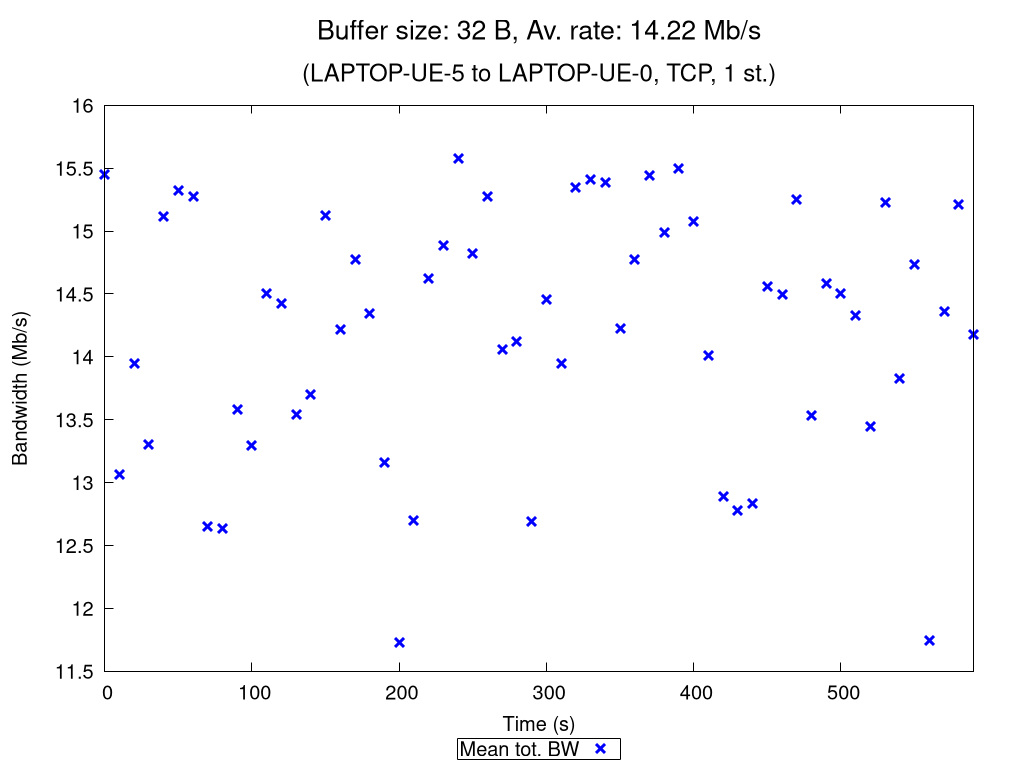

The gnuplot source for this figure:
set terminal pngcairo nocrop enhanced size 1024,768 font "Verdana,15"
set output "TCP_1_st_2020_10_17_22-39-15_two2one_00032B.png"

set title "{/=20 Buffer size: 32 B, Av. rate: 14.22 Mb/s}\n\n{/=18 (LAPTOP-UE-5 to LAPTOP-UE-0, TCP, 1 st.)}"

set xlabel "Time (s)"
set ylabel "Bandwidth (Mb/s)"
set ytics nomirror
set key bmargin center horizontal box samplen 1 width -1
set bmargin 4.6
set rmargin 4.5

rf = 1000000.0  # rate factor
set style fill transparent solid 0.2 noborder
set autoscale xfix
plot "TCP_1_st_2020_10_17_22-39-15_two2one_00032B_iperf_processed.dat" using 1:($2/rf-$3/rf):($2/rf+$3/rf) with filledcurves lc rgb "blue" notitle, \
     "" using 1:($2/rf) with points pt 2 ps 1.5 lw 3 lc rgb "blue" title "Mean tot. BW", \
